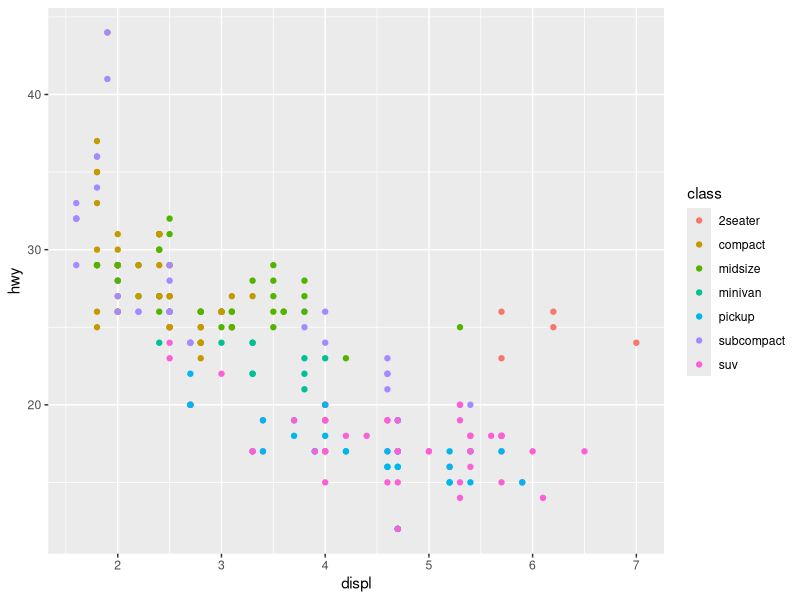
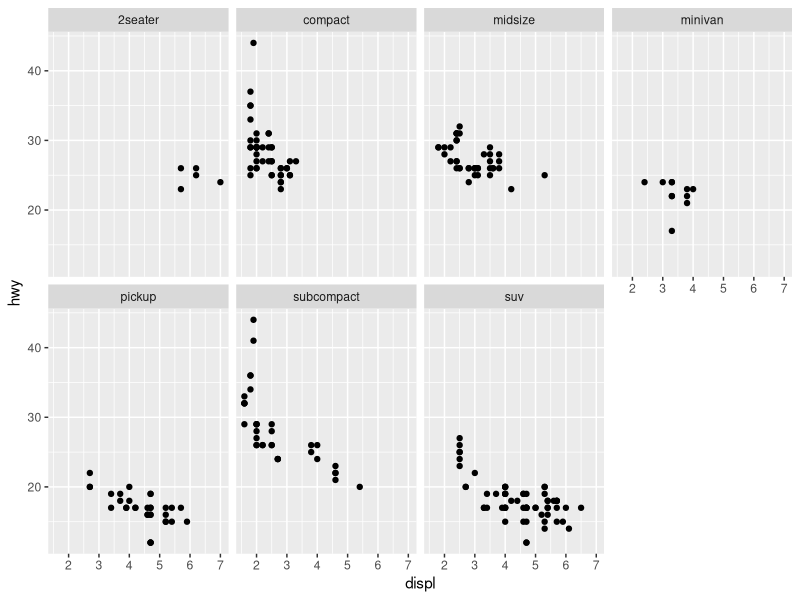
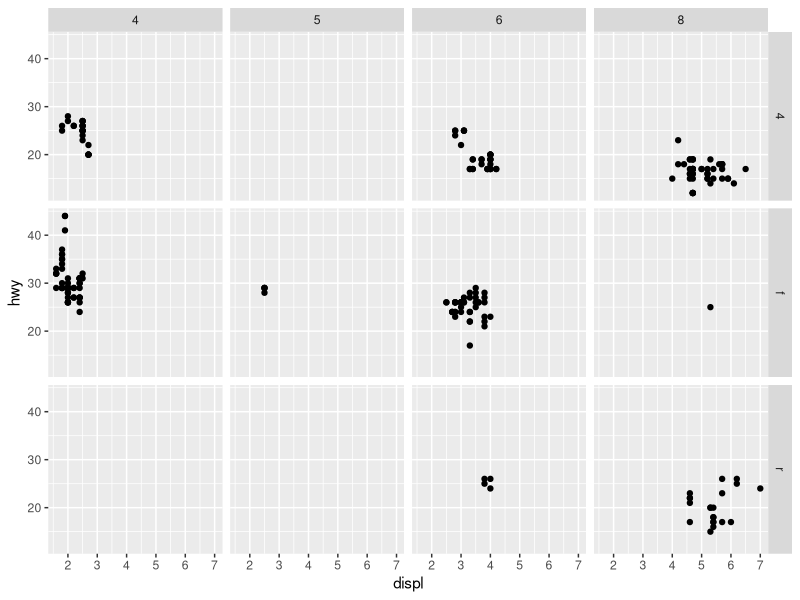
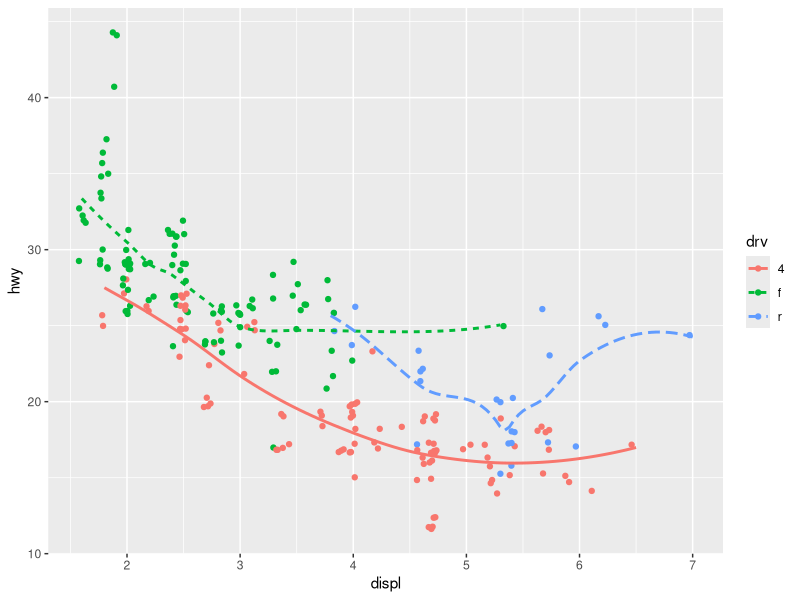
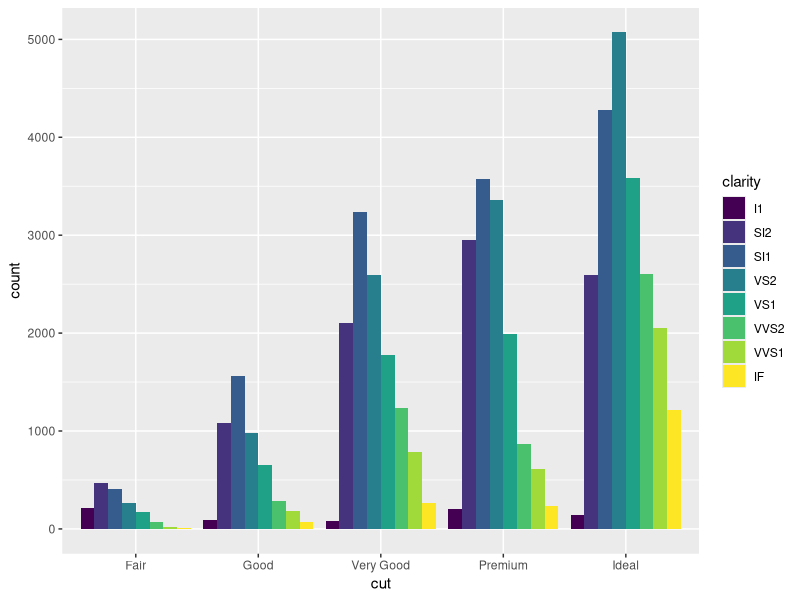
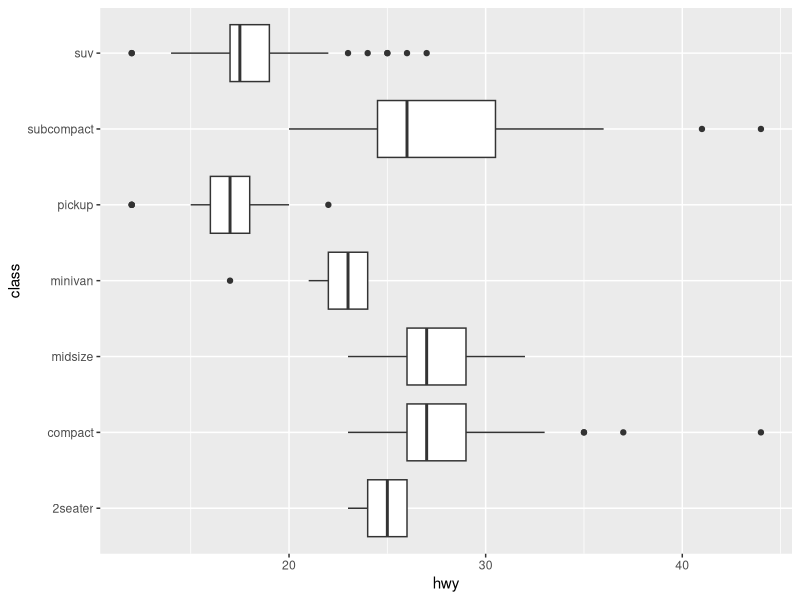
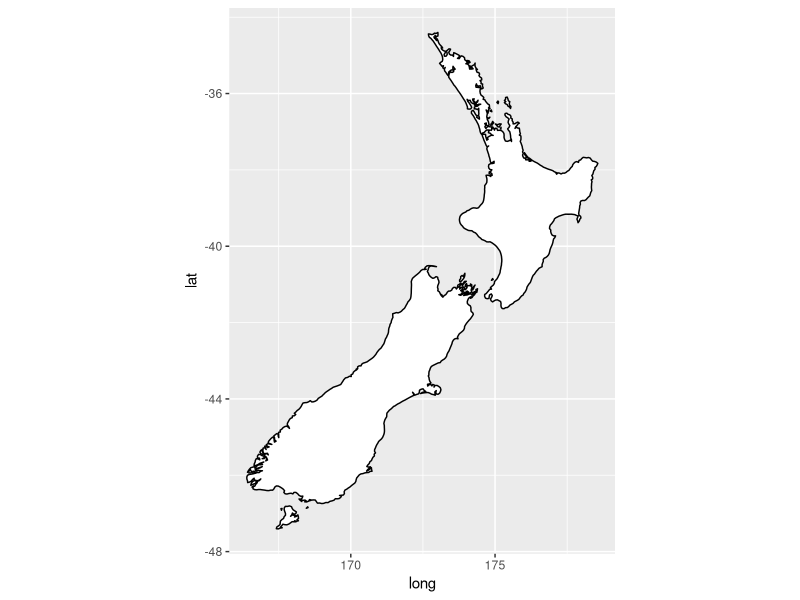
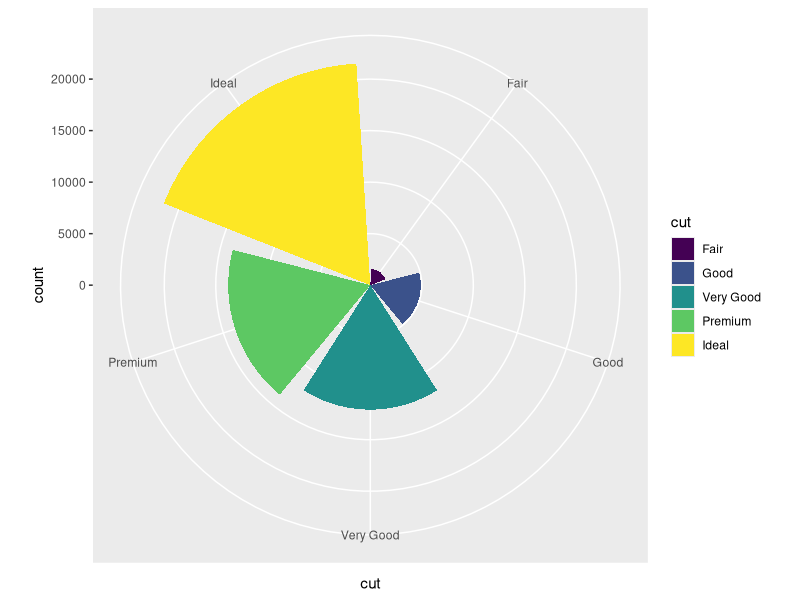

These charts were generated, in order, by the following R code:
library(tidyverse)

ggplot(data = mpg) +
  geom_point(mapping = aes(x = displ, y = hwy, color = class))
ggplot(data = mpg) +
  geom_point(mapping = aes(x = displ, y = hwy)) +
  facet_wrap( ~ class, nrow = 2)
ggplot(data = mpg) +
  geom_point(mapping = aes(x = displ, y = hwy)) +
  facet_grid(drv ~ cyl)
ggplot(data = mpg,
       mapping = aes(x = displ, y = hwy, color = drv)) +
  geom_point(position = "jitter") +
  geom_smooth(mapping = aes(linetype = drv), se = FALSE)

ggplot(data = diamonds) +
  geom_bar(mapping = aes(x = cut, fill = clarity), position = "dodge")
ggplot(data = mpg, mapping = aes(x = class, y = hwy)) +
  geom_boxplot() +
  coord_flip()
nz <- map_data("nz")
ggplot(data = nz, mapping = aes(long, lat, group = group)) +
  geom_polygon(fill = "white", color = "black") +
  coord_quickmap()
ggplot(data = diamonds, mapping = aes(x = cut, fill = cut)) +
  geom_bar() +
  coord_polar()
